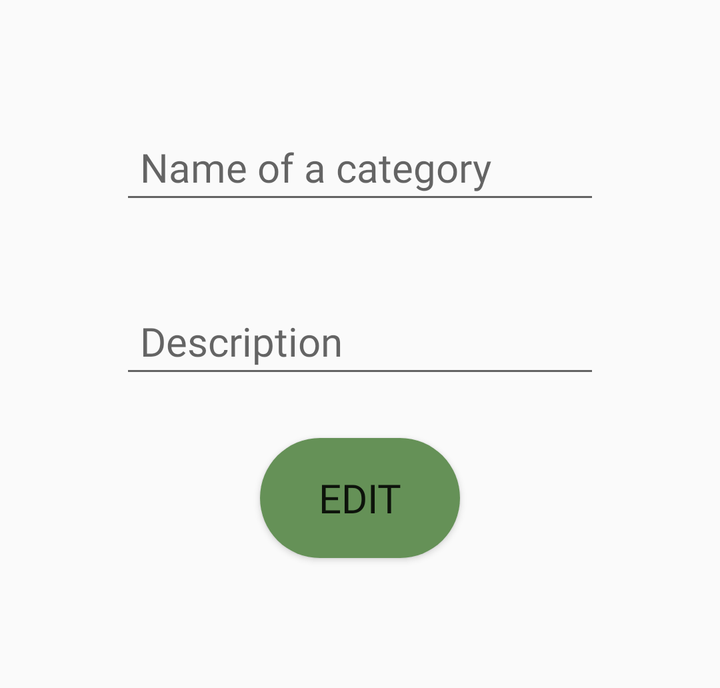
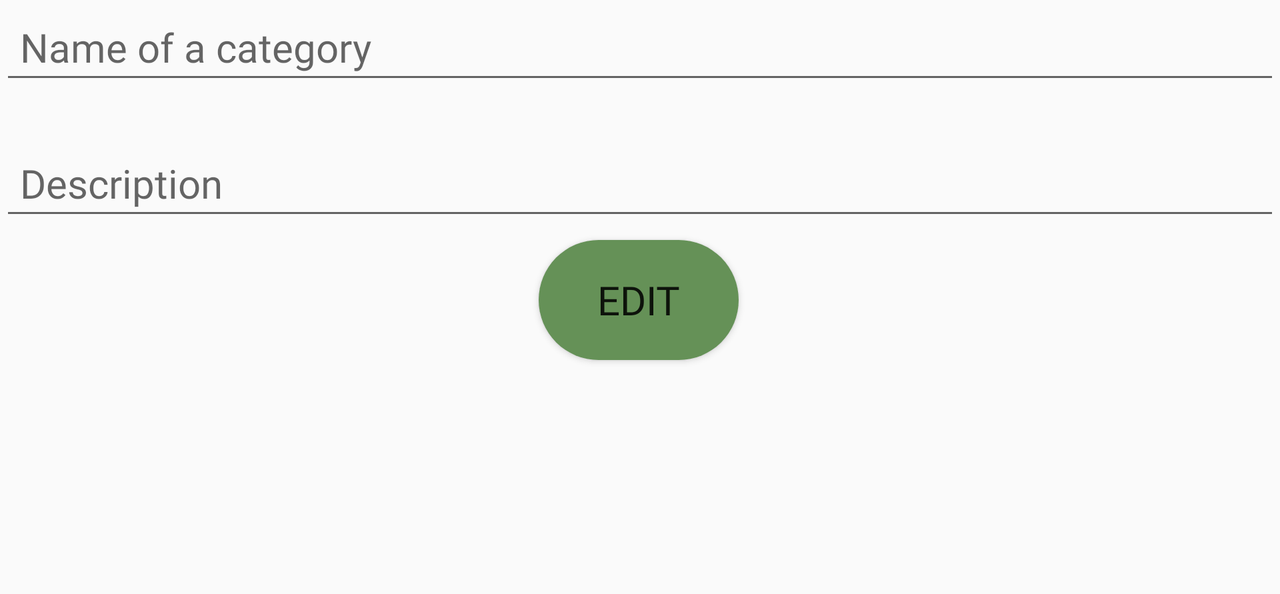

One screen, two layout resources from the same app: the default and the repository's alternative for another configuration. Each is rendered where Android would select it; the XML of both is given below.
<!-- AndroidManifest.xml: application theme AppTheme -->
<!-- res/layout/fragment_category_edit.xml -->
<?xml version="1.0" encoding="utf-8"?>
<layout xmlns:android="http://schemas.android.com/apk/res/android"
    xmlns:tools="http://schemas.android.com/tools"
    xmlns:app="http://schemas.android.com/apk/res-auto"
    tools:context=".CategoryEditFragment">

    <androidx.constraintlayout.widget.ConstraintLayout
        android:layout_width="match_parent"
        android:layout_height="wrap_content"
        android:padding="60dp">

        <EditText
            android:id="@+id/updateCategoryName"
            android:layout_width="match_parent"
            android:layout_height="wrap_content"
            android:ems="10"
            android:fontFamily="@font/questrial"
            android:hint="Name of a category"
            android:inputType="textPersonName"
            android:padding="10dp"
            android:textSize="20sp"
            tools:ignore="MissingConstraints"
            tools:layout_editor_absoluteX="60dp"
            tools:layout_editor_absoluteY="146dp" />

        <EditText
            android:id="@+id/updateCategoryDesc"
            android:layout_width="match_parent"
            android:layout_height="wrap_content"
            android:layout_marginTop="40dp"
            android:ems="10"
            android:fontFamily="@font/questrial"
            android:hint="Description"
            android:inputType="textPersonName"
            android:padding="10dp"
            android:textSize="20sp"
            app:layout_constraintTop_toBottomOf="@+id/updateCategoryName"
            tools:ignore="MissingConstraints"
            tools:layout_editor_absoluteX="98dp" />

        <LinearLayout
            android:layout_width="match_parent"
            android:layout_height="wrap_content"
            android:layout_marginTop="20dp"
            android:gravity="center"
            android:orientation="horizontal"
            app:layout_constraintBottom_toBottomOf="parent"
            app:layout_constraintEnd_toEndOf="parent"
            app:layout_constraintHorizontal_bias="0.0"
            app:layout_constraintStart_toStartOf="parent"
            app:layout_constraintTop_toBottomOf="@+id/updateCategoryDesc"
            app:layout_constraintVertical_bias="0.124"
            tools:ignore="MissingConstraints">

            <Button
                android:id="@+id/editButton"
                android:layout_width="100dp"
                android:layout_height="60dp"
                android:layout_margin="5dp"
                android:background="@drawable/rounded"
                android:fontFamily="@font/questrial"
                android:foregroundGravity="center|center_horizontal"
                android:gravity="center"
                android:text="Edit"
                android:textSize="20sp"
                app:layout_constraintEnd_toEndOf="parent"
                app:layout_constraintStart_toStartOf="parent"
                app:layout_constraintTop_toBottomOf="@+id/CategoryDesc"
                tools:ignore="MissingConstraints" />

        </LinearLayout>
    </androidx.constraintlayout.widget.ConstraintLayout>

</layout>
<!-- resources referenced by this layout -->
<resources>
  <!-- drawable rounded (drawable) -->
  <?xml version="1.0" encoding="utf-8"?>
  <shape xmlns:android="http://schemas.android.com/apk/res/android">
      <corners android:radius="300dp"></corners>
      <solid android:color="@color/coloraccent"></solid>
  </shape>
  <style name="AppTheme" parent="Theme.AppCompat.Light.DarkActionBar">
          
          <item name="colorPrimary">@color/colorPrimary</item>
          <item name="colorPrimaryDark">@color/colorPrimary</item>
          <item name="colorAccent">@color/colorAccent</item>
          <item name="android:itemBackground">@color/background</item>
  
      </style>
  <color name="coloraccent">#659157</color>
  <color name="colorPrimary">#13293D</color>
  <color name="colorAccent">#F19953</color>
  <color name="background">#84A8D7</color>
</resources>
<!-- res/layout-land/fragment_category_edit.xml (the repository's variant of the layout above) -->
<!-- drawn on the phone turned sideways -->
<?xml version="1.0" encoding="utf-8"?>
<layout xmlns:android="http://schemas.android.com/apk/res/android"
    xmlns:tools="http://schemas.android.com/tools"
    xmlns:app="http://schemas.android.com/apk/res-auto"
    tools:context=".CategoryEditFragment">

    <androidx.constraintlayout.widget.ConstraintLayout
        android:layout_width="match_parent"
        android:layout_height="297dp"
        android:layout_marginTop="0dp"
        android:padding="0dp">

        <EditText
            android:id="@+id/updateCategoryName"
            android:layout_width="match_parent"
            android:layout_height="wrap_content"
            android:ems="10"
            android:fontFamily="@font/questrial"
            android:hint="Name of a category"
            android:inputType="textPersonName"
            android:padding="10dp"
            android:textSize="20sp"
            app:layout_constraintEnd_toEndOf="parent"
            app:layout_constraintStart_toStartOf="parent"
            tools:ignore="MissingConstraints"
            tools:layout_editor_absoluteY="47dp" />

        <EditText
            android:id="@+id/updateCategoryDesc"
            android:layout_width="match_parent"
            android:layout_height="wrap_content"
            android:layout_marginTop="21dp"
            android:ems="10"
            android:fontFamily="@font/questrial"
            android:hint="Description"
            android:inputType="textPersonName"
            android:padding="10dp"
            android:textSize="20sp"
            app:layout_constraintEnd_toEndOf="parent"
            app:layout_constraintStart_toStartOf="parent"
            app:layout_constraintTop_toBottomOf="@+id/updateCategoryName"
            tools:ignore="MissingConstraints" />

        <Button
            android:id="@+id/editButton"
            android:layout_width="100dp"
            android:layout_height="60dp"
            android:layout_margin="5dp"
            android:layout_marginTop="14dp"
            android:background="@drawable/rounded"
            android:fontFamily="@font/questrial"
            android:foregroundGravity="center|center_horizontal"
            android:gravity="center"
            android:text="Edit"
            android:textSize="20sp"
            app:layout_constraintEnd_toEndOf="parent"
            app:layout_constraintHorizontal_bias="0.499"
            app:layout_constraintStart_toStartOf="parent"
            app:layout_constraintTop_toBottomOf="@+id/updateCategoryDesc"
            tools:ignore="MissingConstraints" />

    </androidx.constraintlayout.widget.ConstraintLayout>

</layout>
